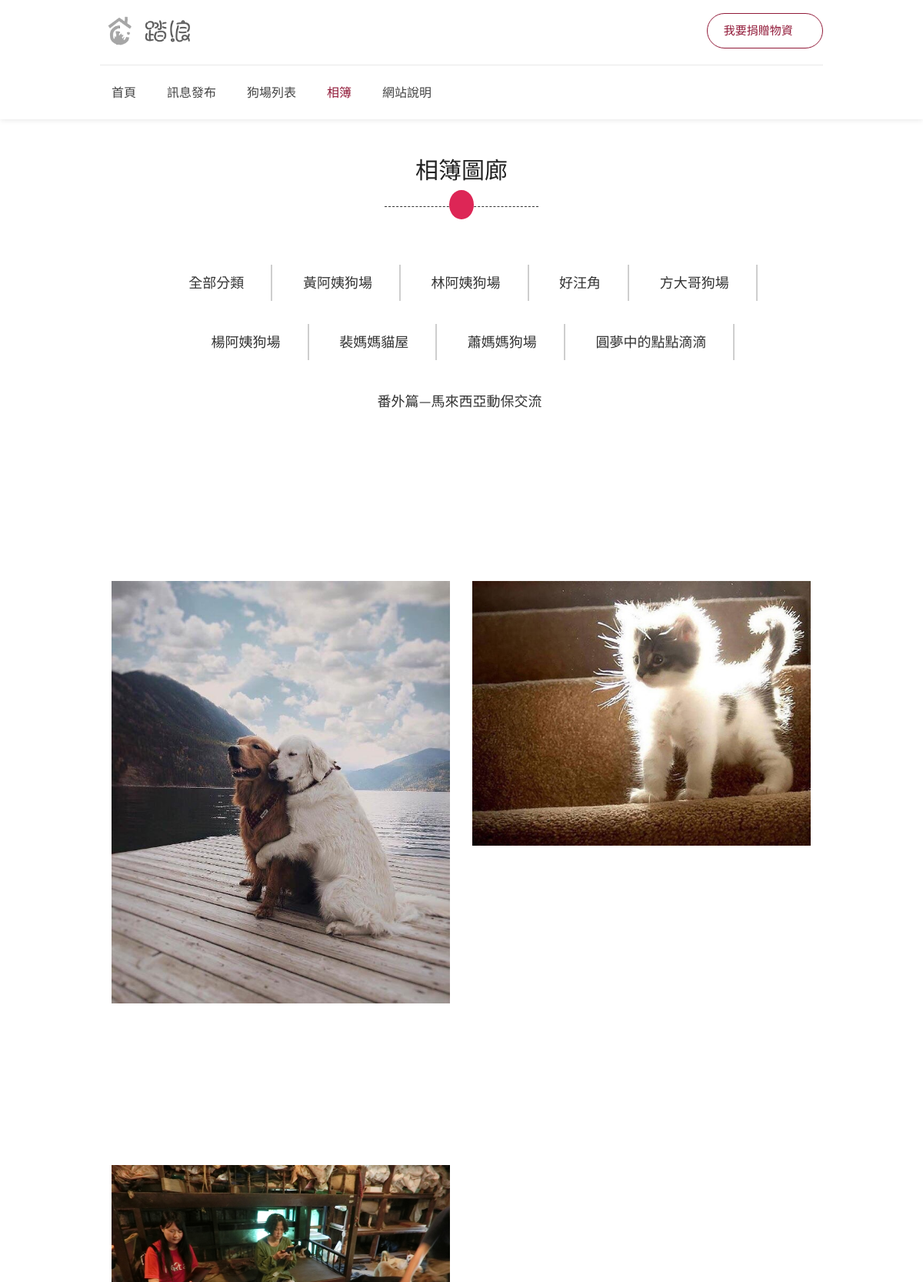
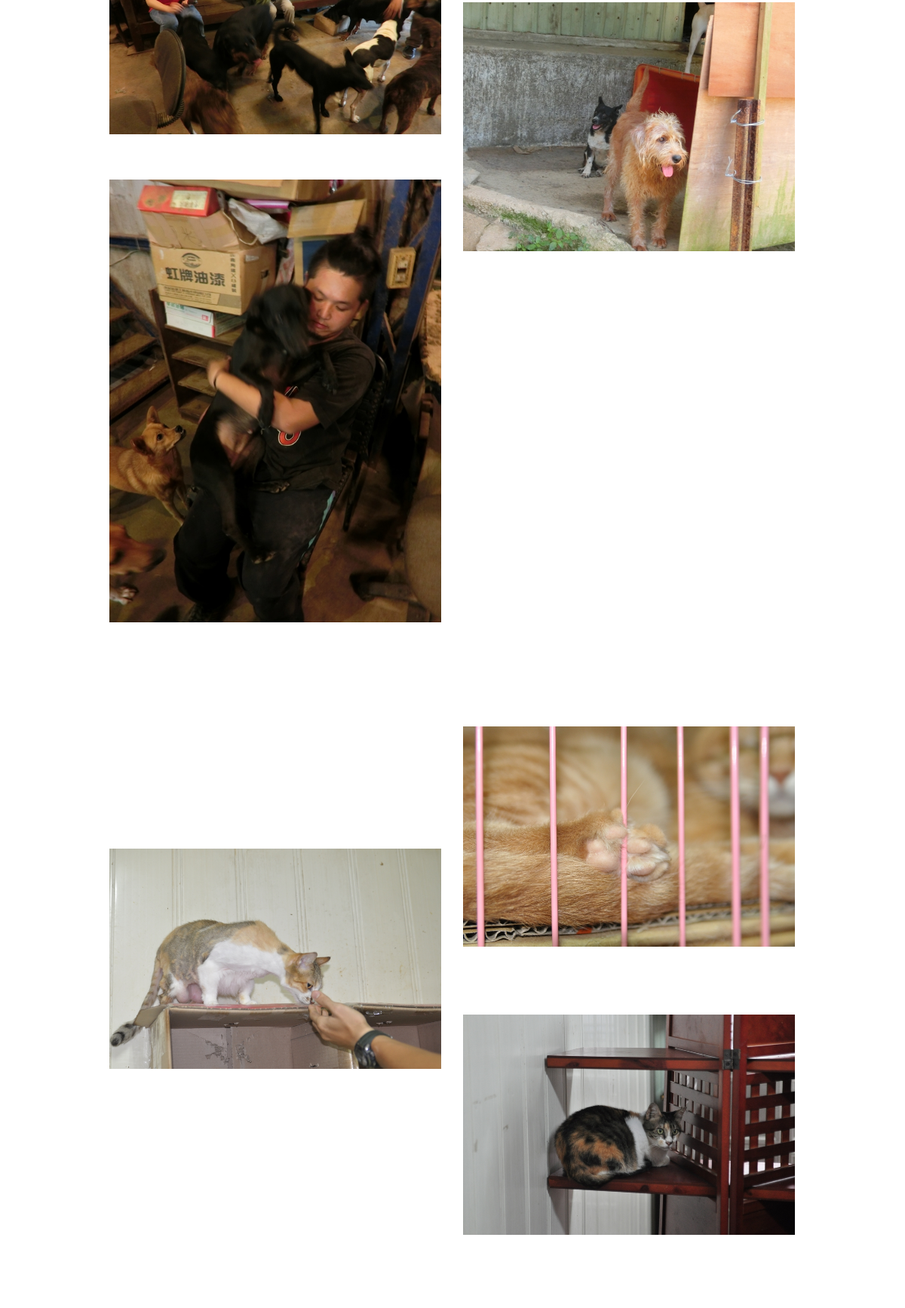
/gallery.php (upper part), run on the app's committed database (2 pictures, top to bottom).
### tables this page shows
CREATE TABLE IF NOT EXISTS `dogpoint` (
  `dId` int(11) NOT NULL AUTO_INCREMENT,
  `dType` int(11) NOT NULL,
  `dName` varchar(50) NOT NULL,
  `dHavedog` int(11) NOT NULL,
  `dIntroduction` text NOT NULL,
  `dPicture` varchar(50) DEFAULT NULL,
  `dManagement` varchar(10) NOT NULL,
  `dHphone` varchar(30) DEFAULT NULL,
  `dCphone` varchar(30) DEFAULT NULL,
  `dMap` text,
  `dMappoint` text NOT NULL,
  `dYoutube` text,
  `dFb` text,
  `dSdate` timestamp NOT NULL DEFAULT CURRENT_TIMESTAMP,
  `dCdate` timestamp NOT NULL DEFAULT CURRENT_TIMESTAMP ON UPDATE CURRENT_TIMESTAMP,
  PRIMARY KEY (`dId`)
);

CREATE TABLE IF NOT EXISTS `listgallery` (
  `lId` int(11) NOT NULL AUTO_INCREMENT,
  `lName` varchar(50) NOT NULL,
  `lOrder` int(11) NOT NULL DEFAULT '100',
  `lPicture` varchar(50) NOT NULL,
  PRIMARY KEY (`lId`)
);

CREATE TABLE IF NOT EXISTS `galleryphoto` (
  `gId` int(11) NOT NULL AUTO_INCREMENT,
  `gMode` int(1) NOT NULL,
  `gLid` int(11) NOT NULL,
  `gName` varchar(50) NOT NULL,
  `gNote` text NOT NULL,
  `gStime` timestamp NOT NULL DEFAULT CURRENT_TIMESTAMP,
  PRIMARY KEY (`gId`)
);

CREATE TABLE IF NOT EXISTS `pointalbum` (
  `pId` int(11) NOT NULL AUTO_INCREMENT,
  `pLdid` int(11) NOT NULL,
  `pName` varchar(50) NOT NULL,
  `pNote` text,
  `pStime` timestamp NOT NULL DEFAULT CURRENT_TIMESTAMP,
  PRIMARY KEY (`pId`)
);

### gallery.php (the view, shortened to what this page needs)
<?php
if (!function_exists("GetSQLValueString")) {
function GetSQLValueString($Wandering,$theValue, $theType, $theDefinedValue = "", $theNotDefinedValue = "")
{
  $theValue = function_exists("mysqli_real_escape_string") ? mysqli_real_escape_string($Wandering, $theValue) : mysqli_escape_string($Wandering, $theValue);
  switch ($theType) {
    case "long":
    case "int":
      $theValue = ($theValue != "") ? intval($theValue) : "NULL";
      break;
  }
  return $theValue;
}
}
$query_rs_listdown = "SELECT * FROM listgallery WHERE lOrder >= 50 ORDER BY lOrder ASC";
$rs_listdown = mysqli_query($Wandering, $query_rs_listdown) or die(mysqli_error());
$row_rs_listdown = mysqli_fetch_assoc($rs_listdown);
$totalRows_rs_listdown = mysqli_num_rows($rs_listdown);
$query_rs_doggallery = "SELECT dId, dName, dPicture FROM dogpoint ORDER BY dHavedog DESC";
$rs_doggallery = mysqli_query($Wandering, $query_rs_doggallery) or die(mysqli_error());
$row_rs_doggallery = mysqli_fetch_assoc($rs_doggallery);
$totalRows_rs_doggallery = mysqli_num_rows($rs_doggallery);
$query_rs_listdown2 = "SELECT * FROM listgallery WHERE lOrder >= 50 ORDER BY lOrder ASC";
$rs_listdown2 = mysqli_query($Wandering, $query_rs_listdown2) or die(mysqli_error());
$query_rs_doggallery2 = "SELECT dId, dName, dPicture FROM dogpoint ORDER BY dHavedog DESC";
$rs_doggallery2 = mysqli_query($Wandering, $query_rs_doggallery2) or die(mysqli_error());
$row_rs_doggallery2 = mysqli_fetch_assoc($rs_doggallery2);
$totalRows_rs_doggallery2 = mysqli_num_rows($rs_doggallery2);
?>
<!DOCTYPE html>
<html  lang="zh-TW">
<head>
<link rel="stylesheet" href="css/style2.css">
      <link href="css/plus/2/bootstrap.css" rel="stylesheet" type="text/css">
      <link href="fonts/font-awesome/css/font-awesome.min.css" rel="stylesheet" type="text/css">
      <link href="fonts/flaticons/flaticon.css" rel="stylesheet" type="text/css">
      <link href="css/plus/2/animate.css" rel="stylesheet" />
      <link href="css/plus/2/style.css" rel="stylesheet">
      <link rel="stylesheet" href="css/prettyPhoto.css">
      <link rel="stylesheet" href="css/colors/main.css" id="colors">
   </head>
<body>
<div id="wrapper">
<header id="header-container">
	<div id="header">
		<div class="container">
			<div class="left-side">
				<div id="logo">
					<a href="index.php"><img src="images/logo.png" alt=""></a>
				</div>
				<nav id="navigation" class="style-1">
					<ul id="responsive">
						<li><a href="index.php">首頁</a></li>
						<li><a href="pages-blog.php">訊息發布</a></li>
						<li><a href="dogpoint-grid-full-width.php">狗場列表</a></li>
						<li><a class="current" href="gallery.php">相簿</a></li>
                        <li><a href="about.php">網站說明</a></li>
					</ul>
				</nav>
				<div class="clearfix"></div>
			</div>
			<div class="right-side">
				<div class="header-widget">
					<a href="collectstation.php" target="_blank" class="button border with-icon">我要捐贈物資<i class="sl sl-icon-social-dropbox"></i></a>
				</div>
			</div>
		  </div>
	</div>
</header>
	<section id="gallery" class="home-section">
	  <div class="col-lg-8 col-lg-offset-2">
		  <div class="theme-heading">
			 <h2>相簿圖廊</h2>
			 <div class="hr"></div>
		  </div>
	   </div>
	   <div class="container wow fadeInDown" data-wow-delay="0.2s">
		  <div class="nav-gallery col-md-12">
				<ul class="list-inline nav type cat">
				   <li class="active"><a href="#" data-filter="*">全部分類</a></li>
		           <?php if($totalRows_rs_doggallery != 0){ do { ?>
	              <li><a href="#" data-filter=".<?php echo $row_rs_doggallery['dName']; ?>"><?php echo $row_rs_doggallery['dName']; ?></a></li>
				       <?php } while ($row_rs_doggallery = mysqli_fetch_assoc($rs_doggallery)); }?>
                   <?php if($totalRows_rs_listdown != 0){ do { ?>
                  <li><a href="#" data-filter=".<?php echo $row_rs_listdown['lName']; ?>"><?php echo $row_rs_listdown['lName']; ?></a></li>
                         <?php } while ($row_rs_listdown = mysqli_fetch_assoc($rs_listdown)); }?>
				</ul>
		   </div>
		  <div class="row">
			<div class="col-md-12">
			 <div id="lightbox">
<?php if($totalRows_rs_doggallery2 != 0){  do {
$query_rs_photo = sprintf("SELECT * FROM pointalbum WHERE pLdid = %s", GetSQLValueString($Wandering,$row_rs_doggallery2['dId'], "int"));
$rs_photo = mysqli_query($Wandering, $query_rs_photo) or die(mysqli_error());
$row_rs_photo = mysqli_fetch_assoc($rs_photo);
$totalRows_rs_photo = mysqli_num_rows($rs_photo);  	 ?>
                <?php if($totalRows_rs_photo != 0){  do {  ?>
				  <div class="col-sm-6 col-md-6 col-lg-4 <?php echo $row_rs_doggallery2['dName']; ?>">
				    <div class="portfolio-item">
				      <div class="gallery-thumb"> <img class="img-responsive lazyload" src="images/uploads/<?php echo $row_rs_photo['pName']; ?>" alt=""> </div>
			        </div>
			    </div>
                <?php } while ($row_rs_photo = mysqli_fetch_assoc($rs_photo)); } ?>
				<?php
$query_rs_photo = sprintf("SELECT * FROM galleryphoto WHERE gLid = %s AND gMode = 0", GetSQLValueString($Wandering,$row_rs_doggallery2['dId'], "int"));
$rs_photo = mysqli_query($Wandering, $query_rs_photo) or die(mysqli_error());
$row_rs_photo = mysqli_fetch_assoc($rs_photo);
$totalRows_rs_photo = mysqli_num_rows($rs_photo);  ?>
                <?php if($totalRows_rs_photo != 0){  do {  ?>
				  <div class="col-sm-6 col-md-6 col-lg-4 <?php echo $row_rs_doggallery2['dName']; ?>">
				    <div class="portfolio-item">
				      <div class="gallery-thumb"> <img class="img-responsive lazyload" src="images/gallery/<?php echo $row_rs_photo['gName']; ?>" alt=""> </div>
			        </div>
			    </div>
                <?php } while ($row_rs_photo = mysqli_fetch_assoc($rs_photo)); }?>
				  <?php mysqli_free_result($rs_photo);   } while ($row_rs_doggallery2 = mysqli_fetch_assoc($rs_doggallery2)); } ?>
			 </div>
		   </div>
		 </div>
	   </div>
	</section>
</div>
   </body>
</html>

### css/plus/2/style.css (style rules this page uses)
.isotope-item { z-index: 2 }
.isotope, .isotope .isotope-item { transition-duration: 0.8s; }
.isotope-item { margin-right: -1px; -webkit-backface-visibility: hidden; backface-visibility: hidden; }
.isotope { -webkit-backface-visibility: hidden; backface-visibility: hidden; -webkit-transition-property: height, width; -moz-transition-property: height, width; transition-property: height, width; }
.isotope .isotope-item { -webkit-backface-visibility: hidden; backface-visibility: hidden; -webkit-transition-property: -webkit-transform, opacity; -moz-transition-property: -moz-transform, opacity; transition-property: transform, opacity; }
.gallery-thumb { display: block; position: relative; overflow: hidden; }
#gallery .nav > li { border-right: 2px solid #cecece; padding:0px 20px; display: inline-block; margin-bottom:30px; }
#gallery .nav > li:last-child { border-right: none }
.nav-gallery { text-align:center; }
.portfolio-item { margin-top: 30px; position:relative; }
@media (max-width: 1200px) { .wow { visibility: visible !important; -webkit-animation: none !important; -moz-animation: none !important; -o-animation: none !important; -ms-animation: none !important; animation: none !important; } }

### css/colors/main.css (style rules this page uses)
.style-2 .trigger.active a, .style-2 .ui-accordion .ui-accordion-header-active:hover, .style-2 .ui-accordion .ui-accordion-header-active, #posts-nav li a:hover, .plan.featured .listing-badge, .post-content h3 a:hover, .add-review-photos i, .show-more-button i, .listing-details-sidebar li a, .star-rating .Management a:hover, .more-search-options-trigger:after, .header-widget .sign-in:hover, #footer a, #footer .footer-links li a:hover, #navigation.style-1 .current, #navigation.style-1 ul li:hover a, .user-menu.active .user-name:after, .user-menu:hover .user-name:after, .user-menu.active .user-name, .user-menu:hover .user-name, .main-search-input-item.location a:hover, .chosen-container .chosen-results li.highlighted, .input-with-icon.location a i:hover, .sort-by .chosen-container-single .chosen-single div:after, .sort-by .chosen-container-single .chosen-default, .panel-dropdown a:after, .post-content a.read-more, .post-meta li a:hover, .widget-text h5 a:hover, .about-author a, a.button.border.white:hover, .icon-box-2 i, a.button.border, .style-2 .ui-accordion .ui-accordion-header:hover, .style-2 .trigger a:hover , .plan.featured .listing-badges .featured, .list-4 li:before, .list-3 li:before, .list-2 li:before, .list-1 li:before, .info-box h4, .testimonial-carousel .slick-slide.slick-active .testimonial:before, .sign-in-form .tabs-nav li a:hover, .sign-in-form .tabs-nav li.active a, .lost_password:hover a, #top-bar .social-icons li a:hover i, .listing-share .social-icons li a:hover i, .agent .social-icons li a:hover i, #footer .social-icons li a:hover i, .headline span i { color: #911938; }
.category-small-box:hover, .pricing-list-container h4:after, #backtotop a, .chosen-container-multi .chosen-choices li.search-choice, .select-options li:hover, button.panel-apply, .layout-switcher a:hover, .listing-features.checkboxes li:before, .comment-by a.reply:hover, .add-review-photos:hover, .office-address h3:after, .post-img:before, button.button, input[type="button"], input[type="submit"], a.button, a.button.border:hover, table.basic-table th, .plan.featured .plan-price, mark.color, .style-4 .tabs-nav li.active a, .style-5 .tabs-nav li.active a, .dashboard-list-box .button.gray:hover, .change-photo-btn:hover, .dashboard-list-box a.rate-review:hover, input:checked + .slider, .add-pricing-submenu.button:hover, .add-pricing-list-item.button:hover, .custom-zoom-in:hover, .custom-zoom-out:hover, #geoLocation:hover, #streetView:hover, #scrollEnabling:hover, #scrollEnabling.enabled, #mapnav-buttons a:hover, #sign-in-dialog .mfp-close:hover, #small-dialog .mfp-close:hover, #stats, .light-btn .nav-pills > li.active > a, .nav-pills > li.active > a:hover, .nav-pills > li.active > a:focus, .light-btn .btn:hover, .light-btn .btn:focus, .nav-pills > li.active > a, .nav-pills > li.active > a:hover, .nav-pills > li.active > a:focus, .nav-pills .nav > li > a:hover, #call-to-action, .btn:before { background-color: #911938; }
.btn-default, .btn-default:hover, .btn-default:focus, .nav-pills>li>a:hover, .box > .icon:hover > .image, .gallery-thumb .overlay-mask, .hr:before { background-color:#DD2656; }
a.button.border { color: #911938; border-color: #911938; }

### data on the page
dogpoint: dName "黃阿姨狗場"
dogpoint: dName "林阿姨狗場"
dogpoint: dName "好汪角"
dogpoint: dName "方大哥狗場"
dogpoint: dName "楊阿姨狗場"
dogpoint: dName "裴媽媽貓屋"
dogpoint: dName "蕭媽媽狗場"
listgallery: lName "圓夢中的點點滴滴"
listgallery: lName "番外篇—馬來西亞動保交流"
galleryphoto: gName (picture)
galleryphoto: gName (picture)
pointalbum: pName (picture)
galleryphoto: gName (picture)
galleryphoto: gName (picture)
galleryphoto: gName (picture)
galleryphoto: gName (picture)
galleryphoto: gName (picture)
